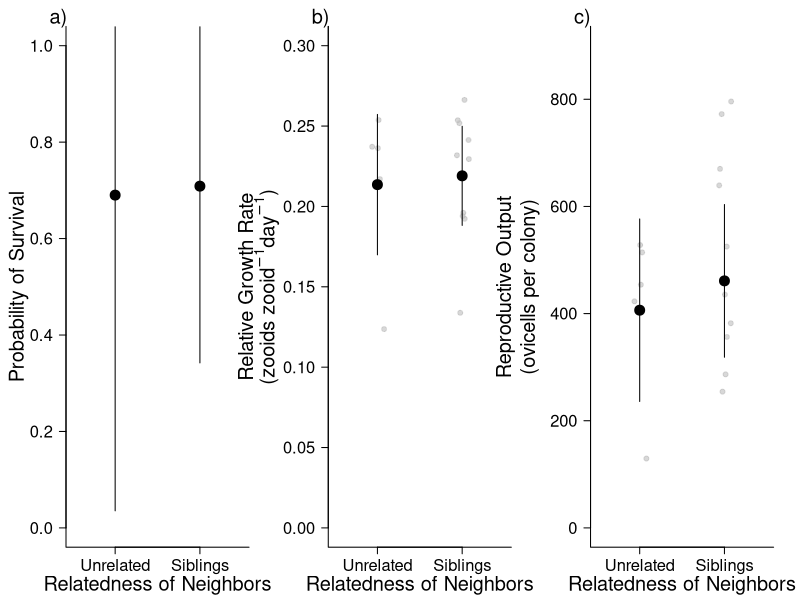

Here is the R script that generated this plot:
### This code produces Figure 2 in the manuscript: 
### Barnes DK, Burgess SC. Fitness consequences of marine larval dispersal: 
# the role of neighborhood density, spatial arrangement, 
# and genetic relatedness on survival, growth, reproduction, and paternity
# Code finalized Feb 2024
# Code written by Danie Barnes with input from Scott Burgess
# Any comments or error reporting, please contact Scott Burgess: sburgess@bio.fsu.edu

# sessionInfo()
# R version 4.3.2

# Load required libraries
library('glmmTMB') # version 1.1.7
library('dplyr')
library('tidyr')

# Import data
dat <- read.csv("Experiment_2.csv",header=T)

#create a new column of "Plate ID"
dat$Plate.ID <- sub("_.*","",dat$Unique.ID) 

# Check structure of data
summary(dat) 
head(dat)
tail(dat)
dat %>% filter(Age.days=='26') %>% count(Mother.colony)
with(dat %>% filter(Age.days=='26'), table(Mother.colony,Relatedness))


# Create vector of the Ages that were recorded.
Age.days.vec <- unique(dat$Age.days)

# a) Survival
#filter the data to include only the data from the final age, which contains the overall survival data
d <- dat %>% filter(Age.days == Age.days.vec[2]) 

# Generalized linear mixed effects model with a binomial distribution and random effect of plate number (Plate.ID). 
survival1 <- glmmTMB(Survival ~ Relatedness + (1|Plate.ID), family= "binomial", data=d)
survival2 <- glmmTMB(Survival ~ 1 + (1|Plate.ID), family= "binomial", data=d)

anova(survival1, survival2, test="Chisq")
# There is no evidence that neighbor relatedness affected the probability of survival (X2= 0.036, df= 1, p = 0.8495). 

# b) Relative Growth Rate
# Change data to the wide format
dat_wide <- dat %>% pivot_wider(id_cols=Unique.ID:Position,
                                names_from=Age.days, 
                                values_from=c(Survival,Bifurcations,Zooids))

## Calculate Relative Growth Rate 
dat_wide$relgrowth <- (log(dat_wide$Zooids_46)- log(dat_wide$Zooids_26)) / (46-26)

dat_wide$Plate.ID <- sub("_.*","",dat_wide$Unique.ID) #create a new column of "Plate ID"
# ch2exp2_new <- ch2exp2_wide[complete.cases(ch2exp2_wide$relgrowth), ] #remove any rows with missing relative growth values

## Generalized linear mixed effects model with a Gaussian distribution and random effect of plate number (Plate.ID). 
rgr1exp2 <- glmmTMB(relgrowth ~ Relatedness + (1|Plate.ID), data=dat_wide, family= gaussian())
rgr2exp2 <- glmmTMB(relgrowth ~ 1 + (1|Plate.ID), data=dat_wide, family= gaussian())

anova(rgr1exp2, rgr2exp2, test="Chisq")
## There is no evidence that neighbor relatedness affected... relative growth rate (X2= 0.008, df= 1, p= 0.929).



# Reproductive Output (Total Ovicells) (c)
## Generalized linear mixed effects hurdle model with truncated negative binomial distribution
d <- dat %>% filter(Age.days == Age.days.vec[2]) 
# Add zeros ovicells for colonies that died
d$Ovicells.total <- ifelse(is.na(d$Ovicells.total),0,d$Ovicells.total)
# aggregate(Ovicells.total~Plate.ID,mean,data=d)
totov1 <- glmmTMB(Ovicells.total ~ Relatedness + (1|Plate.ID), 
                  ziformula = ~.,
                  data = d, 
                  family = truncated_nbinom1)
totov2 <- glmmTMB(Ovicells.total ~ 1 + (1|Plate.ID), 
                  ziformula = ~.,
                  data = d, 
                  family = truncated_nbinom1)

anova(totov1, totov2, test= "Chisq")


# Position of colonies
s1 <- glmmTMB(Survival ~ Relatedness*Position + (1|Plate.ID), family= "binomial", data=d)
s2 <- glmmTMB(Survival ~ Relatedness+Position + (1|Plate.ID), family= "binomial", data=d)
s3 <- glmmTMB(Survival ~ Relatedness + (1|Plate.ID), family= "binomial", data=d)
anova(s1, s2, test="Chisq")
anova(s2, s3, test="Chisq")

r1 <- glmmTMB(relgrowth ~ Relatedness*Position + (1|Plate.ID), data=dat_wide, family= gaussian())
r2 <- glmmTMB(relgrowth ~ Relatedness+Position + (1|Plate.ID), data=dat_wide, family= gaussian())
r3 <- glmmTMB(relgrowth ~ Relatedness + (1|Plate.ID), data=dat_wide, family= gaussian())
anova(r1, r2, test="Chisq")
anova(r2, r3, test="Chisq")

t1 <- glmmTMB(Ovicells.total ~ Relatedness*Position + (1|Plate.ID), 
                  ziformula = ~.,
                  data = d, 
                  family = truncated_nbinom1)
t2 <- glmmTMB(Ovicells.total ~ Relatedness+Position + (1|Plate.ID), 
              ziformula = ~.,
              data = d, 
              family = truncated_nbinom1)
t3 <- glmmTMB(Ovicells.total ~ Relatedness + (1|Plate.ID), 
              ziformula = ~.,
              data = d, 
              family = truncated_nbinom1)
anova(t1, t2, test= "Chisq")
anova(t2, t3, test= "Chisq")


# Make Figure 3
related.vec <- c("Non", "Sib") #define levels of Relatedness variable

quartz(width=10,height=3.5) 
par(mfrow=c(1,3),mar=c(4,5,2,1), oma=c(0,0,0,1),cex.axis = 1.5)

# Survival (a)
newdat <- expand.grid(Relatedness = related.vec, Plate.ID=NA) #create data frame with all combinations of Relatedness levels
p <- predict(survival1,
             newdata = newdat,
             type="link",
             se.fit=T) #Generate predictions and standard errors using the model
newdat <- cbind.data.frame(newdat,
                           fit=p$fit,
                           lwr=p$fit-2*p$se.fit,
                           upr=p$fit+2*p$se.fit)

plot(c(0.5,2.5),c(0,1),type="n",ylab="",xlab="",xaxt="n",yaxt="n",bty="l")
with(newdat, points(1:2,plogis(fit),pch=19,cex=2))
with(newdat,segments(1:2,lwr,1:2,upr))
axis(side=1,at=1:2,labels=c("Unrelated","Siblings"))
axis(side=2,at=seq(0,1,0.2),las=1)
mtext("Probability of Survival",side=2,line=3,cex=1.2)
mtext("Relatedness of Neighbors",side=1,line=2.5,cex=1.2)
mtext("a)", side=3,adj=-0.1,cex=1.2)     
     
# Relative Growth Rate (b)
newdat2 <- expand.grid(Relatedness = related.vec, Plate.ID=NA) #create data frame with all combinations of Relatedness levels
p <- predict(rgr1exp2,
             newdata = newdat2,
             type="link",
             se.fit=T) #Generate predictions and standard errors using the model
newdat2 <- cbind.data.frame(newdat2,
                           fit=p$fit,
                           lwr=p$fit-2*p$se.fit,
                           upr=p$fit+2*p$se.fit)


# B <- as.matrix(coef(rgr1exp2)$cond$Plate.ID)
# x1 <- ifelse(grepl("non",rownames(B)),0,1)
# X <- matrix(c(rep(1,nrow(B)),x1),nrow=nrow(B),ncol=2)
# plate.effects2 <- data.frame(Eff = rowSums(X*B),
#                              Rel = substr(rownames(coef(rgr1exp2)$cond$Plate.ID),1,3)) 

nd <- data.frame(Relatedness = c(rep("Non",5),rep("Sib",10)), 
                 Plate.ID=rownames(coef(rgr1exp2)$cond$Plate.ID)) #Create a data frame with combinations of Relatedness and Plate ID

plate.effects2 <- data.frame(nd,fit=predict(rgr1exp2,
                                            newdata = nd,
                                            type="response",
                                            se=F)) #Create a complete data frame with the combinations of relatedness and plate ID, along with the predicted values using the model


plot(c(0.5,2.5),c(0,0.3),type="n",ylab="",xlab="",xaxt="n",yaxt="n",bty="l")
# Mean of each Plate estimated from the GLMM
set.seed(99); with(plate.effects2[plate.effects2$Relatedness=="Non",], 
                   points(jitter(rep(1,length(Relatedness)),4),fit,pch=19,
                          col=adjustcolor("grey",alpha.f = 0.6)))
set.seed(99); with(plate.effects2[plate.effects2$Relatedness=="Sib",], 
                   points(jitter(rep(2,length(Relatedness)),2),fit,pch=19,
                          col=adjustcolor("grey",alpha.f = 0.6)))

with(newdat2, points(1:2,fit,pch=19,cex=2))
with(newdat2,segments(1:2,lwr,1:2,upr))
axis(side=1,at=1:2,labels=c("Unrelated","Siblings"))
axis(side=2,at=seq(0,1,0.05),las=1)
mtext(side = 2, line = 5.5, cex = 1.2,adj=0.5,
      expression(paste("Relative Growth Rate")))
mtext(side = 2, line = 3.5, cex = 1.2,adj=0.5,
      expression(paste("(zooids " ,zooid^-1, day^-1,")")))
mtext("Relatedness of Neighbors",side=1,line=2.5,cex=1.2)
mtext("b)", side=3,adj=-0.1,cex=1.2)     


# Reproductive Output (c)
# Model predictions
newdat3 = data.frame(Relatedness = related.vec,Plate.ID=NA)
p <- predict(totov1,
             newdata = newdat3,
             type="response",
             se=T) 
newdat3 <- data.frame(newdat3,
                      fit=p$fit,
                      lwr=p$fit-p$se.fit,
                      upr=p$fit+p$se.fit) 

nd <- data.frame(Relatedness = c(rep("Non",5),rep("Sib",10)), 
                 Plate.ID=rownames(coef(totov1)$cond$Plate.ID)) 

plate.effects3 <- data.frame(nd,fit=predict(totov1,
                                            newdata = nd,
                                            type="response",
                                            se=F)) 

plot(c(0.5,2.5),c(0,900),type="n",ylab="",xlab="",xaxt="n",yaxt="n",bty="l")

# Mean of each Plate estimated from the GLMM
set.seed(99); with(plate.effects3[plate.effects3$Relatedness=="Non",], 
                   points(jitter(rep(1,length(Relatedness)),4),fit,pch=19,
                          col=adjustcolor("grey",alpha.f = 0.6)))
set.seed(99); with(plate.effects3[plate.effects3$Relatedness=="Sib",], 
                   points(jitter(rep(2,length(Relatedness)),2),fit,pch=19,
                          col=adjustcolor("grey",alpha.f = 0.6)))

with(newdat3, points(1:2,fit,pch=19,cex=2))
with(newdat3,segments(1:2,lwr,1:2,upr))
axis(side=1,at=1:2,labels=c("Unrelated","Siblings"))
axis(side=2,at=seq(0,1000,200),las=1)
mtext("Reproductive Output\n(ovicells per colony)",side=2,line=4,cex=1.2)
mtext("Relatedness of Neighbors",side=1,line=2.5,cex=1.2)
mtext("c)", side=3,adj=-0.1,cex=1.2)
